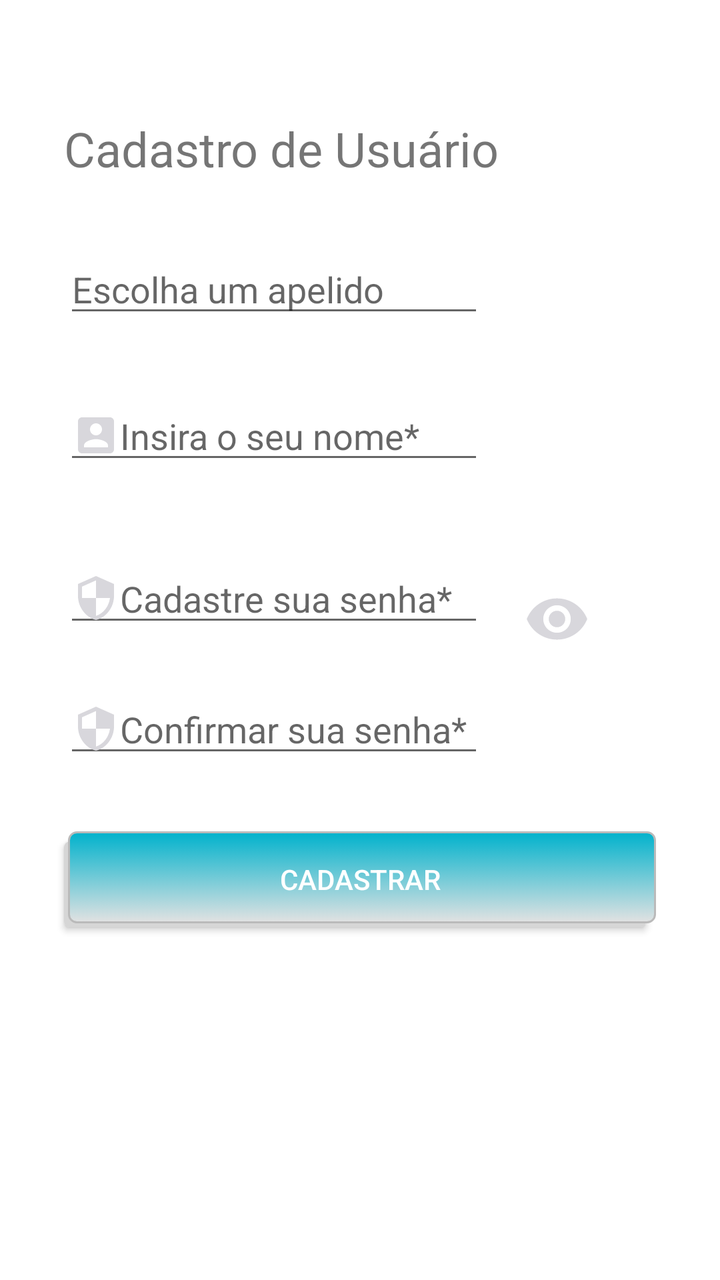
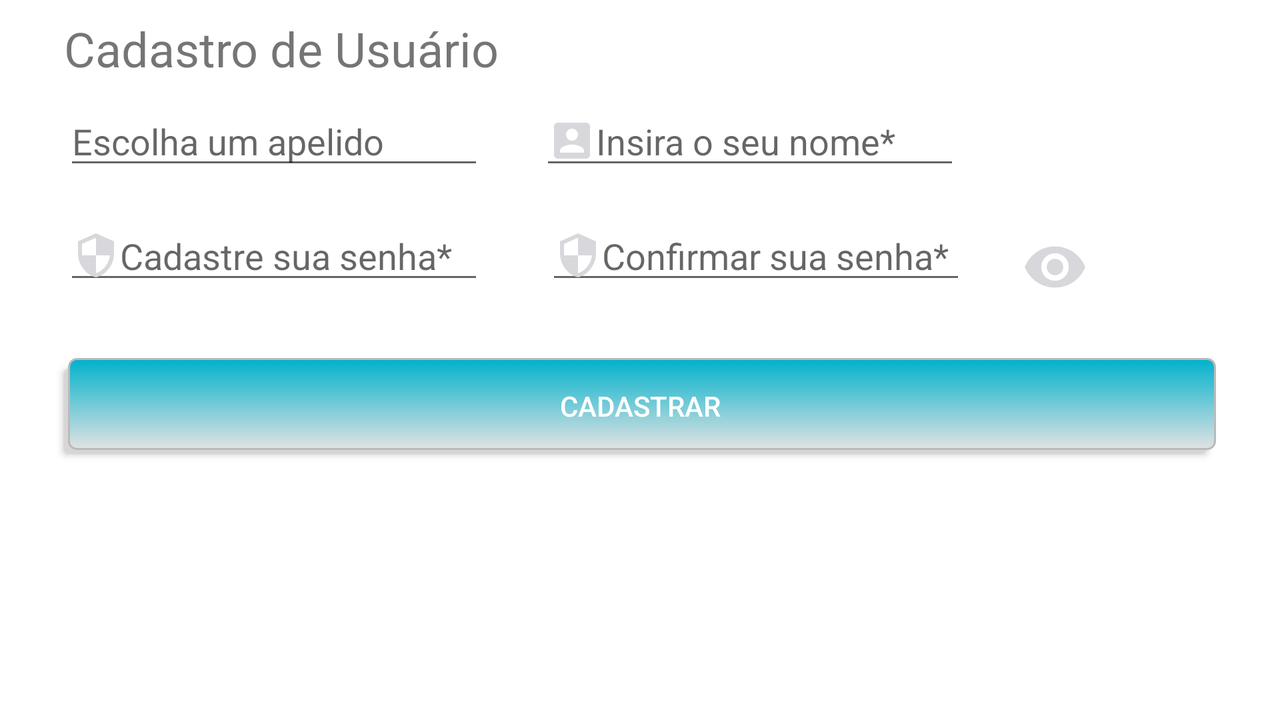

First picture: res/layout/ on a phone held upright. Second picture: the repository's own variant of that layout, on a device whose configuration matches the variant's folder. Source for both follows.
<!-- AndroidManifest.xml: application theme AppTheme -->
<!-- res/layout/fragment_cadastro.xml -->
<?xml version="1.0" encoding="utf-8"?>
<FrameLayout xmlns:android="http://schemas.android.com/apk/res/android"
    xmlns:app="http://schemas.android.com/apk/res-auto"
    xmlns:tools="http://schemas.android.com/tools"
    android:layout_width="match_parent"
    android:layout_height="match_parent"
    android:background="@android:color/white"
    tools:context=".frags.CadastroFrag">

    <androidx.constraintlayout.widget.ConstraintLayout
        android:layout_width="match_parent"
        android:layout_height="match_parent">

        <EditText
            android:id="@+id/edtNome"
            android:layout_width="wrap_content"
            android:layout_height="wrap_content"
            android:layout_marginStart="32dp"
            android:layout_marginLeft="32dp"
            android:layout_marginTop="32dp"
            android:autofillHints=""
            android:drawableStart="@drawable/ic_account_box_black_24dp"
            android:drawableLeft="@drawable/ic_account_box_black_24dp"
            android:ems="10"
            android:hint="@string/insiraseunome"
            android:inputType="textPersonName"
            app:layout_constraintStart_toStartOf="parent"
            app:layout_constraintTop_toBottomOf="@+id/edtId"
            app:errorEnabled="true"/>

        <Button
            android:id="@+id/btnCadastrar"
            android:layout_width="0dp"
            android:layout_height="wrap_content"
            android:layout_marginStart="32dp"
            android:layout_marginLeft="32dp"
            android:layout_marginTop="32dp"
            android:layout_marginEnd="32dp"
            android:layout_marginRight="32dp"
            android:text="@string/cadastrar"
            app:layout_constraintEnd_toEndOf="parent"
            app:layout_constraintStart_toStartOf="parent"
            app:layout_constraintTop_toBottomOf="@+id/edtSenha2"
            android:background="@drawable/button_selector"/>

        <EditText
            android:id="@+id/edtSenha2"
            android:layout_width="wrap_content"
            android:layout_height="wrap_content"
            android:layout_marginStart="32dp"
            android:layout_marginLeft="32dp"
            android:layout_marginTop="24dp"
            android:autofillHints=""
            android:ems="10"
            android:hint="@string/confirmar_sua_senha"
            android:inputType="textPassword"
            app:layout_constraintStart_toStartOf="parent"
            app:layout_constraintTop_toBottomOf="@+id/edtSenha"
            android:drawableLeft="@drawable/ic_security_black_24dp"
            android:drawableStart="@drawable/ic_security_black_24dp" />

        <EditText
            android:id="@+id/edtSenha"
            android:layout_width="wrap_content"
            android:layout_height="wrap_content"
            android:layout_marginStart="32dp"
            android:layout_marginLeft="32dp"
            android:layout_marginTop="40dp"
            android:autofillHints=""
            android:ems="10"
            android:hint="@string/cadastre_sua_senha"
            android:inputType="textPassword"
            app:layout_constraintStart_toStartOf="parent"
            app:layout_constraintTop_toBottomOf="@+id/edtNome"
            android:drawableLeft="@drawable/ic_security_black_24dp"
            android:drawableStart="@drawable/ic_security_black_24dp" />

        <TextView
            android:id="@+id/textView"
            android:layout_width="wrap_content"
            android:layout_height="wrap_content"
            android:layout_marginStart="32dp"
            android:layout_marginLeft="32dp"
            android:layout_marginTop="58dp"
            android:text="@string/cadastro_de_usu_rio"
            android:textSize="24sp"
            app:layout_constraintStart_toStartOf="parent"
            app:layout_constraintTop_toTopOf="parent"
            />

        <EditText
            android:id="@+id/edtId"
            android:layout_width="wrap_content"
            android:layout_height="wrap_content"
            android:layout_marginStart="32dp"
            android:layout_marginLeft="32dp"
            android:layout_marginTop="32dp"
            android:ems="10"
            android:hint="@string/escolha_um_apelido"
            android:inputType="textPersonName"
            app:layout_constraintStart_toStartOf="parent"
            app:layout_constraintTop_toBottomOf="@+id/textView"
            android:autofillHints="" />

        <ImageView
            android:id="@+id/imgEye"
            android:layout_width="33dp"
            android:layout_height="43dp"
            android:layout_marginStart="20dp"
            android:layout_marginLeft="20dp"
            android:layout_marginTop="288dp"
            android:contentDescription="@string/cone_utilizado_para_mostrar_o_password_ao_inv_s_dos_aster_scos"
            android:src="@drawable/ic_visibility_black_24dp"
            app:layout_constraintStart_toEndOf="@+id/edtSenha"
            app:layout_constraintTop_toTopOf="parent" />


    </androidx.constraintlayout.widget.ConstraintLayout>


</FrameLayout>
<!-- resources referenced by this layout -->
<resources>
  <!-- drawable button_selector (drawable) -->
  <?xml version="1.0" encoding="utf-8"?>
  <selector xmlns:android="http://schemas.android.com/apk/res/android">
      <item>
          <layer-list>
              <item android:right="5dp" android:top="5dp">
                  <shape>
                      <corners android:radius="3dp" />
                      <solid android:color="#D6D6D6" />
                  </shape>
              </item>
              <item android:bottom="2dp" android:left="2dp">
                  <shape>
                      <gradient android:angle="270"
                          android:endColor="#E2E2E2" android:startColor="@color/colorAccent" />
                      <stroke android:width="1dp" android:color="#BABABA" />
                      <corners android:radius="4dp" />
                      <padding android:bottom="10dp" android:left="10dp"
                          android:right="10dp" android:top="10dp" />
                  </shape>
              </item>
          </layer-list>
      </item>
  </selector>
  <!-- drawable ic_account_box_black_24dp (drawable) -->
  <vector android:height="24dp" android:tint="#D8D7DC"
      android:viewportHeight="24.0" android:viewportWidth="24.0"
      android:width="24dp" xmlns:android="http://schemas.android.com/apk/res/android">
      <path android:fillColor="#FF000000" android:pathData="M3,5v14c0,1.1 0.89,2 2,2h14c1.1,0 2,-0.9 2,-2L21,5c0,-1.1 -0.9,-2 -2,-2L5,3c-1.11,0 -2,0.9 -2,2zM15,9c0,1.66 -1.34,3 -3,3s-3,-1.34 -3,-3 1.34,-3 3,-3 3,1.34 3,3zM6,17c0,-2 4,-3.1 6,-3.1s6,1.1 6,3.1v1L6,18v-1z"/>
  </vector>
  <!-- drawable ic_security_black_24dp (drawable) -->
  <vector android:height="24dp" android:tint="#D8D7DC"
      android:viewportHeight="24.0" android:viewportWidth="24.0"
      android:width="24dp" xmlns:android="http://schemas.android.com/apk/res/android">
      <path android:fillColor="#FF000000" android:pathData="M12,1L3,5v6c0,5.55 3.84,10.74 9,12 5.16,-1.26 9,-6.45 9,-12L21,5l-9,-4zM12,11.99h7c-0.53,4.12 -3.28,7.79 -7,8.94L12,12L5,12L5,6.3l7,-3.11v8.8z"/>
  </vector>
  <!-- drawable ic_visibility_black_24dp (drawable) -->
  <vector android:height="24dp" android:tint="#D8D7DC"
      android:viewportHeight="24.0" android:viewportWidth="24.0"
      android:width="24dp" xmlns:android="http://schemas.android.com/apk/res/android">
      <path android:fillColor="#FF000000" android:pathData="M12,4.5C7,4.5 2.73,7.61 1,12c1.73,4.39 6,7.5 11,7.5s9.27,-3.11 11,-7.5c-1.73,-4.39 -6,-7.5 -11,-7.5zM12,17c-2.76,0 -5,-2.24 -5,-5s2.24,-5 5,-5 5,2.24 5,5 -2.24,5 -5,5zM12,9c-1.66,0 -3,1.34 -3,3s1.34,3 3,3 3,-1.34 3,-3 -1.34,-3 -3,-3z"/>
  </vector>
  <string name="cadastrar">Cadastrar</string>
  <string name="cadastre_sua_senha">Cadastre sua senha*</string>
  <string name="cadastro_de_usu_rio">Cadastro de Usuário</string>
  <string name="cone_utilizado_para_mostrar_o_password_ao_inv_s_dos_aster_scos">Ícone utilizado para mostrar o password ao invés dos asteríscos</string>
  <string name="confirmar_sua_senha">Confirmar sua senha*</string>
  <string name="escolha_um_apelido">Escolha um apelido</string>
  <string name="insiraseunome">Insira o seu nome*</string>
  <style name="AppTheme" parent="Theme.AppCompat.Light.DarkActionBar">
          
          <item name="colorPrimary">@color/colorPrimary</item>
          <item name="colorPrimaryDark">@color/colorPrimaryDark</item>
          <item name="colorAccent">@color/colorAccent</item>
          <item name="buttonStyle">@style/AppTheme.RoundedCornerMaterialButton</item>
      </style>
  <color name="colorAccent">#00b2cc</color>
  <color name="colorPrimary">#58a5f0</color>
  <color name="colorPrimaryDark">#00227b</color>
  <style name="AppTheme.RoundedCornerMaterialButton" parent="Widget.AppCompat.Button.Colored">
          <item name="android:background">@drawable/rounded_shape</item>
      </style>
</resources>
<!-- res/layout-land/fragment_cadastro.xml (the repository's variant of the layout above) -->
<!-- drawn on the phone turned sideways -->
<?xml version="1.0" encoding="utf-8"?>
<FrameLayout xmlns:android="http://schemas.android.com/apk/res/android"
    xmlns:app="http://schemas.android.com/apk/res-auto"
    xmlns:tools="http://schemas.android.com/tools"
    android:layout_width="match_parent"
    android:layout_height="match_parent"
    android:background="@android:color/white"
    tools:context=".frags.CadastroFrag">

    <androidx.constraintlayout.widget.ConstraintLayout
        android:layout_width="match_parent"
        android:layout_height="match_parent">

        <EditText
            android:id="@+id/edtNome"
            android:layout_width="wrap_content"
            android:layout_height="wrap_content"
            android:layout_marginStart="28dp"
            android:layout_marginLeft="28dp"
            android:autofillHints=""
            android:drawableStart="@drawable/ic_account_box_black_24dp"
            android:drawableLeft="@drawable/ic_account_box_black_24dp"
            android:ems="10"
            android:hint="@string/insira"
            android:inputType="textPersonName"
            app:layout_constraintBaseline_toBaselineOf="@+id/edtId"
            app:layout_constraintStart_toEndOf="@+id/edtId"
            app:errorEnabled="true"/>

        <Button
            android:id="@+id/btnCadastrar"
            android:layout_width="0dp"
            android:layout_height="wrap_content"
            android:layout_marginStart="32dp"
            android:layout_marginLeft="32dp"
            android:layout_marginTop="32dp"
            android:layout_marginEnd="32dp"
            android:layout_marginRight="32dp"
            android:text="@string/cadastrar"
            app:layout_constraintEnd_toEndOf="parent"
            app:layout_constraintStart_toStartOf="parent"
            app:layout_constraintTop_toBottomOf="@+id/edtSenha2"
            android:background="@drawable/button_selector"/>

        <EditText
            android:id="@+id/edtSenha2"
            android:layout_width="wrap_content"
            android:layout_height="wrap_content"
            android:layout_marginStart="31dp"
            android:layout_marginLeft="31dp"
            android:autofillHints=""
            android:ems="10"
            android:hint="@string/confirmar_sua_senha"
            android:inputType="textPassword"
            app:layout_constraintBaseline_toBaselineOf="@+id/edtSenha"
            app:layout_constraintStart_toEndOf="@+id/edtSenha"
            android:drawableLeft="@drawable/ic_security_black_24dp"
            android:drawableStart="@drawable/ic_security_black_24dp" />

        <EditText
            android:id="@+id/edtSenha"
            android:layout_width="wrap_content"
            android:layout_height="wrap_content"
            android:layout_marginStart="32dp"
            android:layout_marginLeft="32dp"
            android:layout_marginTop="16dp"
            android:autofillHints=""
            android:ems="10"
            android:hint="@string/cadastre_sua_senha"
            android:inputType="textPassword"
            app:layout_constraintStart_toStartOf="parent"
            app:layout_constraintTop_toBottomOf="@+id/edtNome"
            android:drawableLeft="@drawable/ic_security_black_24dp"
            android:drawableStart="@drawable/ic_security_black_24dp" />

        <TextView
            android:id="@+id/textView"
            android:layout_width="wrap_content"
            android:layout_height="wrap_content"
            android:layout_marginStart="32dp"
            android:layout_marginLeft="32dp"
            android:layout_marginTop="8dp"
            android:text="@string/cadastro_de_usu_rio"
            android:textSize="24sp"
            app:layout_constraintStart_toStartOf="parent"
            app:layout_constraintTop_toTopOf="parent" />

        <EditText
            android:id="@+id/edtId"
            android:layout_width="wrap_content"
            android:layout_height="wrap_content"
            android:layout_marginStart="32dp"
            android:layout_marginLeft="32dp"
            android:layout_marginTop="8dp"
            android:autofillHints=""
            android:ems="10"
            android:hint="@string/escolha_um_apelido"
            android:inputType="textPersonName"
            app:layout_constraintStart_toStartOf="parent"
            app:layout_constraintTop_toBottomOf="@+id/textView" />

        <ImageView
            android:id="@+id/imgEye"
            android:layout_width="33dp"
            android:layout_height="43dp"
            android:layout_marginStart="28dp"
            android:layout_marginLeft="28dp"
            android:layout_marginTop="112dp"
            android:contentDescription="@string/cone_utilizado_para_mostrar_o_password_ao_inv_s_dos_aster_scos2"
            android:src="@drawable/ic_visibility_black_24dp"
            app:layout_constraintStart_toEndOf="@+id/edtSenha2"
            app:layout_constraintTop_toTopOf="parent" />


    </androidx.constraintlayout.widget.ConstraintLayout>


</FrameLayout>
<!-- resources referenced by the variant -->
<!-- as the phone turned sideways resolves them -->
<resources>
  <!-- drawable button_selector (drawable) -->
  <?xml version="1.0" encoding="utf-8"?>
  <selector xmlns:android="http://schemas.android.com/apk/res/android">
      <item>
          <layer-list>
              <item android:right="5dp" android:top="5dp">
                  <shape>
                      <corners android:radius="3dp" />
                      <solid android:color="#D6D6D6" />
                  </shape>
              </item>
              <item android:bottom="2dp" android:left="2dp">
                  <shape>
                      <gradient android:angle="270"
                          android:endColor="#E2E2E2" android:startColor="@color/colorAccent" />
                      <stroke android:width="1dp" android:color="#BABABA" />
                      <corners android:radius="4dp" />
                      <padding android:bottom="10dp" android:left="10dp"
                          android:right="10dp" android:top="10dp" />
                  </shape>
              </item>
          </layer-list>
      </item>
  </selector>
  <!-- drawable ic_account_box_black_24dp (drawable) -->
  <vector android:height="24dp" android:tint="#D8D7DC"
      android:viewportHeight="24.0" android:viewportWidth="24.0"
      android:width="24dp" xmlns:android="http://schemas.android.com/apk/res/android">
      <path android:fillColor="#FF000000" android:pathData="M3,5v14c0,1.1 0.89,2 2,2h14c1.1,0 2,-0.9 2,-2L21,5c0,-1.1 -0.9,-2 -2,-2L5,3c-1.11,0 -2,0.9 -2,2zM15,9c0,1.66 -1.34,3 -3,3s-3,-1.34 -3,-3 1.34,-3 3,-3 3,1.34 3,3zM6,17c0,-2 4,-3.1 6,-3.1s6,1.1 6,3.1v1L6,18v-1z"/>
  </vector>
  <!-- drawable ic_security_black_24dp (drawable) -->
  <vector android:height="24dp" android:tint="#D8D7DC"
      android:viewportHeight="24.0" android:viewportWidth="24.0"
      android:width="24dp" xmlns:android="http://schemas.android.com/apk/res/android">
      <path android:fillColor="#FF000000" android:pathData="M12,1L3,5v6c0,5.55 3.84,10.74 9,12 5.16,-1.26 9,-6.45 9,-12L21,5l-9,-4zM12,11.99h7c-0.53,4.12 -3.28,7.79 -7,8.94L12,12L5,12L5,6.3l7,-3.11v8.8z"/>
  </vector>
  <!-- drawable ic_visibility_black_24dp (drawable) -->
  <vector android:height="24dp" android:tint="#D8D7DC"
      android:viewportHeight="24.0" android:viewportWidth="24.0"
      android:width="24dp" xmlns:android="http://schemas.android.com/apk/res/android">
      <path android:fillColor="#FF000000" android:pathData="M12,4.5C7,4.5 2.73,7.61 1,12c1.73,4.39 6,7.5 11,7.5s9.27,-3.11 11,-7.5c-1.73,-4.39 -6,-7.5 -11,-7.5zM12,17c-2.76,0 -5,-2.24 -5,-5s2.24,-5 5,-5 5,2.24 5,5 -2.24,5 -5,5zM12,9c-1.66,0 -3,1.34 -3,3s1.34,3 3,3 3,-1.34 3,-3 -1.34,-3 -3,-3z"/>
  </vector>
  <string name="cadastrar">Cadastrar</string>
  <string name="cadastre_sua_senha">Cadastre sua senha*</string>
  <string name="cadastro_de_usu_rio">Cadastro de Usuário</string>
  <string name="cone_utilizado_para_mostrar_o_password_ao_inv_s_dos_aster_scos2">Ícone utilizado para mostrar o password ao invés dos asteríscos</string>
  <string name="confirmar_sua_senha">Confirmar sua senha*</string>
  <string name="escolha_um_apelido">Escolha um apelido</string>
  <string name="insira">"Insira o seu nome* "</string>
  <style name="AppTheme" parent="Theme.AppCompat.Light.DarkActionBar">
          
          <item name="colorPrimary">@color/colorPrimary</item>
          <item name="colorPrimaryDark">@color/colorPrimaryDark</item>
          <item name="colorAccent">@color/colorAccent</item>
          <item name="buttonStyle">@style/AppTheme.RoundedCornerMaterialButton</item>
      </style>
  <color name="colorAccent">#00b2cc</color>
  <color name="colorPrimary">#58a5f0</color>
  <color name="colorPrimaryDark">#00227b</color>
  <style name="AppTheme.RoundedCornerMaterialButton" parent="Widget.AppCompat.Button.Colored">
          <item name="android:background">@drawable/rounded_shape</item>
      </style>
</resources>
